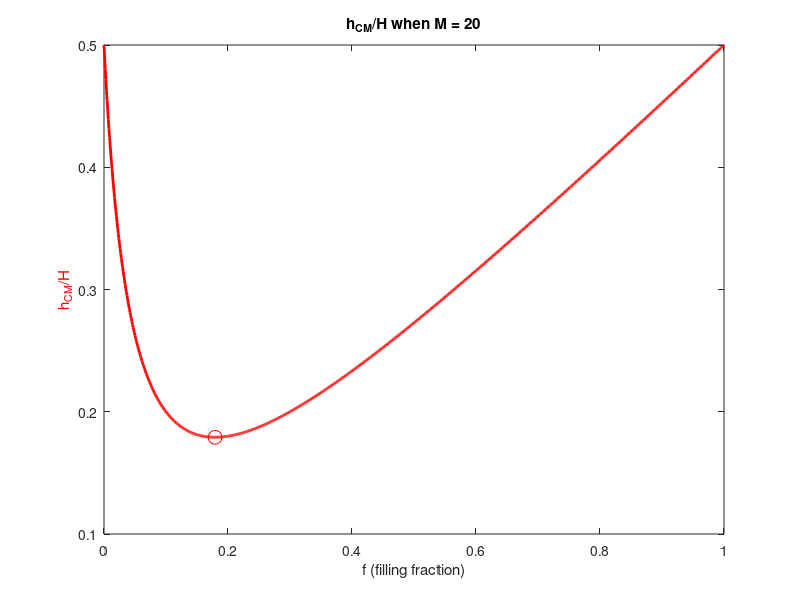

Write MATLAB code to recreate this figure.
% Define the function for hCM/H
hCM_over_H = @(M, f) (1/2) * ((1 + M * f.^2) ./ (1 + M * f));

% Set the value of M and a fine range of f values for higher accuracy
M = 20;
f_values = linspace(0, 1, 1000);  % Increase number of points to 1000 for better resolution

% Calculate hCM/H for the given M and f values
hCM_over_H_values = hCM_over_H(M, f_values);

% Find the minimum value of hCM/H and its corresponding f value
[min_hCM_over_H, min_f_index] = min(hCM_over_H_values);
min_f = f_values(min_f_index);

% Plot the function hCM/H versus f
figure;
plot(f_values, hCM_over_H_values, 'r-', 'LineWidth', 2);
hold on;

% Mark the minimum point on the plot
plot(min_f, min_hCM_over_H, 'ro', 'MarkerSize', 10);

% Label the axes
xlabel('f (filling fraction)');
ylabel('h_{CM}/H', 'Color', 'r');

% Set y-axis limits based on the image provided
ylim([0.1, 0.5]);  % Adjust if needed based on your data



% Add a title
title('h_{CM}/H when M = 20');

% Display the minimum value with high precision
disp(['Minimum h_{CM}/H: ', num2str(min_hCM_over_H, 10)]);
disp(['Corresponding f value: ', num2str(min_f, 10)]);
